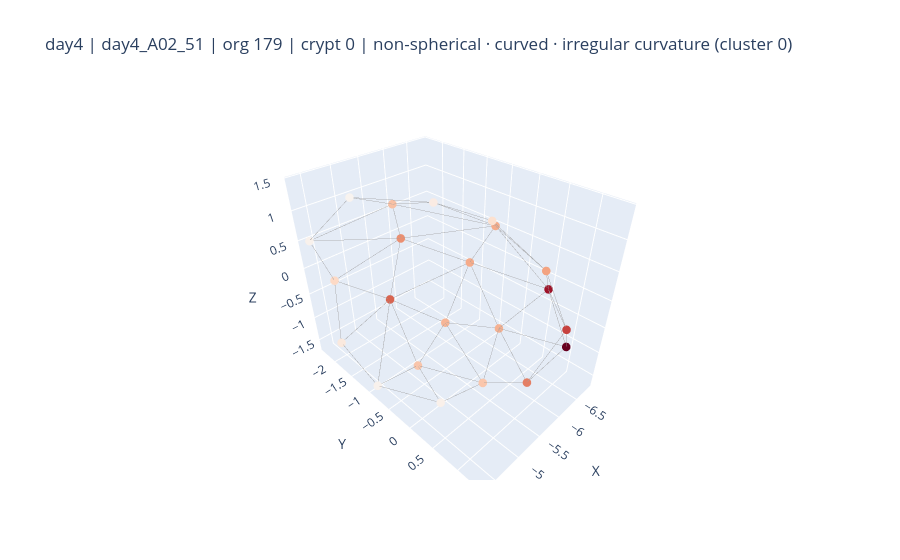
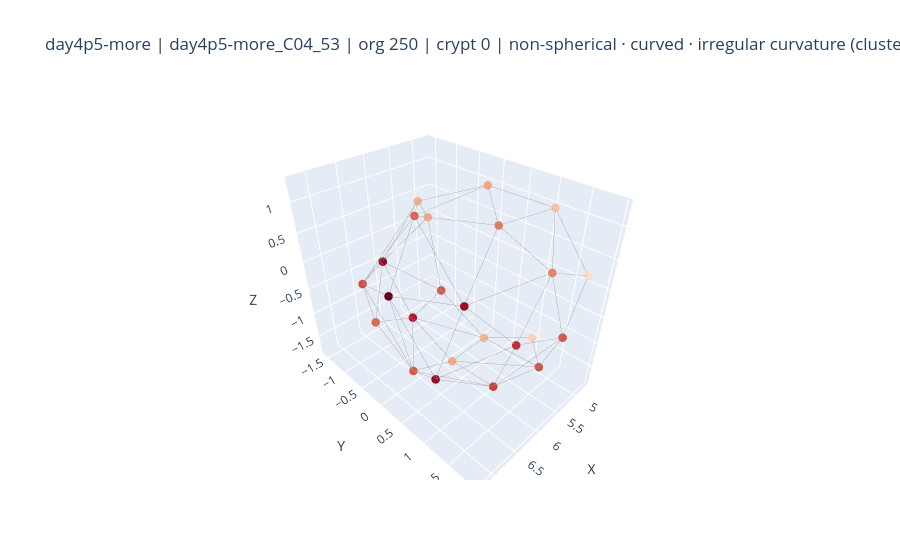

Source (notebook cell) for these figures, in order:
### Code cell
# === Plot a few random crypts per cluster (no typing module) ===
# Requirements:
# - clustered_df from the clustering step (must contain: crypt_uid, timepoint, label_uid, organoid_idx, crypt_idx, cluster, cluster_name)
# - results dict as you built in your loader (with "centroids_all", "cell_graphs_all", "crypts_all", "HKS_all")
# - your plot_organoid_graph(...) function (already defined by you)
# - helper hks_to_curv_proxy_single_t(HKS_col, t) available in scope
# - _to_patch_list available (as in your code)

import numpy as np
import pandas as pd
import networkx as nx
import plotly.graph_objects as go

# ----------------------------
# Config
# ----------------------------
SAMPLES_PER_CLUSTER = 3
RANDOM_STATE = None
HKS_T_SCALE_INDEX = 0  # which HKS column to use for your curvature proxy (you used 0 before)
HKS_T_VAL = 1.0        # your curvature proxy time parameter (you used 1.0)

rng = np.random.default_rng(RANDOM_STATE)

# ----------------------------
# Helpers
# ----------------------------
def _crypt_uid_key(row):
    """Return a tuple key (timepoint, label_uid, organoid_idx, crypt_idx)."""
    return (str(row["timepoint"]), str(row["label_uid"]), int(row["organoid_idx"]), int(row["crypt_idx"]))

def _sample_per_cluster(df, n_per_cluster, rng):
    out = []
    for _, g in df.groupby("cluster", sort=True):
        k = min(n_per_cluster, len(g))
        out.append(g.sample(n=k, random_state=int(rng.integers(0, 10_000))))
    return pd.concat(out, axis=0).reset_index(drop=True)

def _extract_crypt_components(tp, org_idx, crypt_idx_within_org, d_tp):
    """
    Build (centroids_crypt, G_crypt_reindexed, curv_crypt) for the requested crypt.
    - centroids_crypt: (M, 3)
    - G_crypt_reindexed: networkx.Graph over nodes 0..M-1
    - curv_crypt: (M,) curvature proxy values, aligned with centroids_crypt rows
    """
    # Fetch arrays for this organoid
    centroids_all = d_tp["centroids_all"][org_idx]
    G_full        = d_tp["cell_graphs_all"][org_idx]
    HKS_all       = d_tp["HKS_all"][org_idx]  # shape: (N_cells, n_fields)
    crypts_all    = d_tp["crypts_all"][org_idx]
    crypt_patches = _to_patch_list(crypts_all)

    patch = crypt_patches[crypt_idx_within_org]
    idx = np.fromiter(patch, dtype=int)

    # Subset centroids
    C_sub = np.asarray(centroids_all)[idx, :]  # (M, 3)

    # Subgraph and reindex nodes to 0..M-1 to match C_sub rows
    mapping = {old: new for new, old in enumerate(idx.tolist())}
    G_sub = nx.relabel_nodes(G_full.subgraph(idx), mapping, copy=True)

    # Curvature proxy from HKS
    curv_sub = hks_to_curv_proxy_single_t(HKS_all[idx, HKS_T_SCALE_INDEX], HKS_T_VAL)

    return C_sub, G_sub, np.asarray(curv_sub)

# ----------------------------
# Select examples and plot
# ----------------------------
if "cluster" not in clustered_df.columns:
    raise ValueError("clustered_df must contain a 'cluster' column. Run the clustering step first.")

picked = _sample_per_cluster(clustered_df, SAMPLES_PER_CLUSTER, rng)

# Keep a log so you can find these exact examples elsewhere
preview_records = []

for r in picked.itertuples(index=False):
    tp, label_uid, org_i, crypt_j = r.timepoint, r.label_uid, int(r.organoid_idx), int(r.crypt_idx)
    cl, cl_name = int(r.cluster), str(r.cluster_name)

    d_tp = results[tp]  # this timepoint's store

    try:
        C, Gc, curv = _extract_crypt_components(tp, org_i, crypt_j, d_tp)

        fig = plot_organoid_graph(
            centroids=C,
            graph=Gc,
            node_values=curv,         # color nodes by curvature proxy
            node_size=5,
            edge_width=1.0,
            colorscale="RdBu_r",
            center_at_zero=True,
            loops=None
        )
        fig.update_layout(title_text=f"{tp} | {label_uid} | org {org_i} | crypt {crypt_j} | {cl_name} (cluster {cl})")
        fig.show()

        preview_records.append({
            "cluster": cl,
            "cluster_name": cl_name,
            "timepoint": tp,
            "label_uid": label_uid,
            "organoid_idx": org_i,
            "crypt_idx": crypt_j,
            "n_nodes_plotted": C.shape[0],
        })

    except Exception as e:
        print(f"Failed to plot {tp} / {label_uid} / org {org_i} / crypt {crypt_j}: {e}")

preview_df = pd.DataFrame(preview_records).sort_values(["cluster","timepoint","label_uid","organoid_idx","crypt_idx"])
print("Plotted examples (you can save this for reference):")
display(preview_df)
# Optionally save:
# preview_df.to_csv("cluster_plot_samples.csv", index=False)

### Figure 1 — Plotly figure (JSON) as saved in the notebook; plotly's stock layout.template omitted (floating-point values rounded to 4 significant figures; data arrays with more than 128 entries replaced by an {"elided": "..."} marker saying what was removed)
{"data": [{"hoverinfo": "skip", "line": {"color": "rgba(120,120,120,0.75)", "width": 1}, "mode": "lines", "showlegend": false, "type": "scatter3d", "x": {"elided": "153 float values"}, "y": {"elided": "153 float values"}, "z": {"elided": "153 float values"}}, {"hoverinfo": "skip", "marker": {"cmax": 1.253, "cmid": 0, "cmin": -1.253, "color": [0.06562, 0.3477, 0.3527, 0.6377, 0.05549, 0.4455, 0.427, 0.2535, 0.4691, 0.5071, 1.253, 0.201, 1.069, 0.737, 0.3765, 0.05721, 0.473, 0.1288, 0.1059, 0.8549, 0.03993, 0.58], "colorscale": [[0, "rgb(5,48,97)"], [0.1, "rgb(33,102,172)"], [0.2, "rgb(67,147,195)"], [0.3, "rgb(146,197,222)"], [0.4, "rgb(209,229,240)"], [0.5, "rgb(247,247,247)"], [0.6, "rgb(253,219,199)"], [0.7, "rgb(244,165,130)"], [0.8, "rgb(214,96,77)"], [0.9, "rgb(178,24,43)"], [1, "rgb(103,0,31)"]], "line": {"width": 0}, "size": 5}, "mode": "markers", "showlegend": false, "type": "scatter3d", "x": [-4.834, -5.506, -5.152, -5.714, -4.378, -6.362, -5.974, -4.68, -6.465, -5.975, -6.298, -5.849, -6.841, -5.514, -5.509, -4.332, -6.607, -4.335, -5.301, -5.94, -4.615, -5.863], "y": [0.06042, 0.3261, -0.8284, 0.9948, -0.9375, -0.08938, -0.9956, -2.319, -0.3863, 0.8931, 1.212, 0.04519, 0.461, -1.955, -1.659, -2.222, -1.02, -1.804, -0.5084, 1.346, -1.401, -1.962], "z": [-1.6, -1.467, -1.644, -1.114, -1.635, -1.1, -1.274, -0.3817, 0.6936, 0.6867, -0.6406, 1.151, -0.2524, -1.017, 0.9487, 0.5479, -0.2989, -1.227, 1.414, -0.0196, 1.418, 0.09887]}], "layout": {"scene": {"aspectmode": "data", "xaxis": {"title": {"text": "X"}}, "yaxis": {"title": {"text": "Y"}}, "zaxis": {"title": {"text": "Z"}}}, "title": {"text": "day4 | day4_A02_51 | org 179 | crypt 0 | non-spherical · curved · irregular curvature (cluster 0)"}}}

### Figure 2 — Plotly figure (JSON) as saved in the notebook; plotly's stock layout.template omitted (floating-point values rounded to 4 significant figures; data arrays with more than 128 entries replaced by an {"elided": "..."} marker saying what was removed)
{"data": [{"hoverinfo": "skip", "line": {"color": "rgba(120,120,120,0.75)", "width": 1}, "mode": "lines", "showlegend": false, "type": "scatter3d", "x": {"elided": "177 float values"}, "y": {"elided": "177 float values"}, "z": {"elided": "177 float values"}}, {"hoverinfo": "skip", "marker": {"cmax": 0.9464, "cmid": 0, "cmin": -0.9464, "color": [0.3598, 0.8482, 0.4924, 0.7549, 0.5891, 0.589, 0.5547, 0.3394, 0.3731, 0.5437, 0.2735, 0.6924, 0.8512, 0.6128, 0.823, 0.9464, 0.219, 0.6, 0.172, 0.3611, 0.6481, 0.4717, 0.3258, 0.581], "colorscale": [[0, "rgb(5,48,97)"], [0.1, "rgb(33,102,172)"], [0.2, "rgb(67,147,195)"], [0.3, "rgb(146,197,222)"], [0.4, "rgb(209,229,240)"], [0.5, "rgb(247,247,247)"], [0.6, "rgb(253,219,199)"], [0.7, "rgb(244,165,130)"], [0.8, "rgb(214,96,77)"], [0.9, "rgb(178,24,43)"], [1, "rgb(103,0,31)"]], "line": {"width": 0}, "size": 5}, "mode": "markers", "showlegend": false, "type": "scatter3d", "x": [4.962, 7.094, 5.922, 5.763, 4.909, 5.583, 6.37, 5.697, 5.392, 6.734, 4.87, 6.385, 5.912, 6.994, 6.81, 7.239, 4.718, 5.466, 4.773, 5.982, 6.259, 5.631, 5.07, 6.85], "y": [-1.395, 1.032, 0.9866, -1.004, -1.129, 1.942, -0.09574, -0.7984, 0.3322, -0.7712, 1.118, 1.755, -1.568, -0.5914, 1.255, 0.3589, 0.9398, 1.585, 1.741, 0.2411, 1.354, 1.664, 0.1504, 0.2713], "z": [0.04684, -0.7218, 1.097, -1.588, -1.459, -0.3677, 1.009, 0.7805, 1.28, -1.004, 1.029, -0.1144, -0.5511, -0.033, 0.4548, 0.3614, -1.532, -1.253, 0.1579, -1.694, -1.251, 0.571, -1.799, -1.283]}], "layout": {"scene": {"aspectmode": "data", "xaxis": {"title": {"text": "X"}}, "yaxis": {"title": {"text": "Y"}}, "zaxis": {"title": {"text": "Z"}}}, "title": {"text": "day4p5-more | day4p5-more_C04_53 | org 250 | crypt 0 | non-spherical · curved · irregular curvature (cluster 0)"}}}
